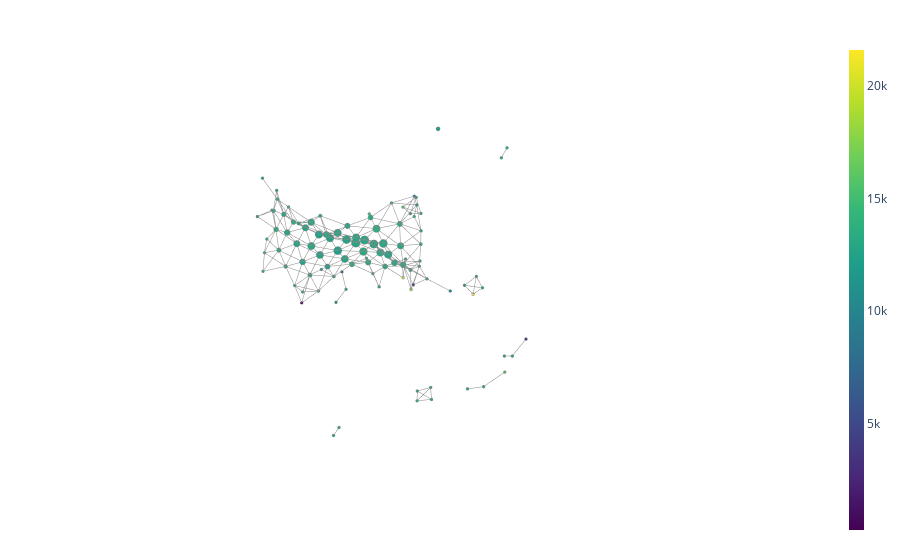

The notebook cell this image was saved under:
### Code cell
fig = plot_static_mapper_graph(pipe, embeddingsF, layout_dim=3)
fig.show(config={'scrollZoom': True})

### Figure 1 — Plotly figure (JSON) as saved in the notebook; plotly's stock layout.template omitted (floating-point values rounded to 4 significant figures; data arrays with more than 128 entries replaced by an {"elided": "..."} marker saying what was removed)
{"data": [{"hoverinfo": "none", "line": {"color": "#888", "width": 1}, "mode": "lines", "name": "edge_trace", "type": "scatter3d", "uid": "f9b85476-0bd2-4b2b-89c0-a594245cf64a", "x": {"elided": "792 float values"}, "y": {"elided": "792 float values"}, "z": {"elided": "792 float values"}}, {"hoverinfo": "text", "hoverlabel": {"bgcolor": ["#25a485", "#209b89", "#21a088", "#209f88", "#25a485", "#29a982", "#28a982", "#2bac80", "#28a882", "#26a684", "#28a883", "#27a783", "#25a485", "#22a187", "#21a087", "#21a088", "#24a386", "#28a883", "#24a485", "#27a883", "#29aa81", "#26a684", "#29a982", "#26a684", "#2cad80", "#27a783", "#24a386", "#21a187", "#24a386", "#21a187", "#27a783", "#2bab80", "#2bab80", "#28a883", "#28a883", "#27a883", "#21968a", "#27a783", "#24a386", "#26a684", "#27a883", "#21a187", "#25a584", "#27a783", "#30b17d", "#24a485", "#1f9d89", "#21a187", "#25a584", "#21a187", "#29a982", "#24a485", "#27a783", "#25a585", "#25848e", "#27a783", "#24a386", "#209f89", "#22918b", "#25a585", "#21978a", "#25a585", "#22928b", "#209f88", "#2cad7f", "#28a982", "#28a982", "#28a882", "#24a485", "#25a585", "#28a883", "#24a485", "#22a187", "#2dae7f", "#440154", "#21a088", "#24a386", "#23a386", "#2bac80", "#23908c", "#21978a", "#33b57b", "#2dad7f", "#23a286", "#21978a", "#25a485", "#25a584", "#25858d", "#21958b", "#29a982", "#2aaa81", "#404386", "#45337e", "#25858d", "#40bb73", "#22918b", "#33628d", "#2b768e", "#2bab81", "#8ad446", "#d2e229", "#47be6e", "#4dc16b", "#fde725"]}, "hovertext": ["Node ID: 0<br>Pullback set label: 44<br>Partial cluster label: 0<br>Node size: 1397<br>Summary statistic: 12700.0", "Node ID: 1<br>Pullback set label: 54<br>Partial cluster label: 0<br>Node size: 737<br>Summary statistic: 11900.0", "Node ID: 2<br>Pullback set label: 43<br>Partial cluster label: 0<br>Node size: 1743<br>Summary statistic: 12300.0", "Node ID: 3<br>Pullback set label: 81<br>Partial cluster label: 0<br>Node size: 419<br>Summary statistic: 12200.0", "Node ID: 4<br>Pullback set label: 33<br>Partial cluster label: 0<br>Node size: 2009<br>Summary statistic: 12700.0", "Node ID: 5<br>Pullback set label: 34<br>Partial cluster label: 0<br>Node size: 1605<br>Summary statistic: 13200.0", "Node ID: 6<br>Pullback set label: 35<br>Partial cluster label: 0<br>Node size: 860<br>Summary statistic: 13100.0", "Node ID: 7<br>Pullback set label: 45<br>Partial cluster label: 0<br>Node size: 747<br>Summary statistic: 13400.0", "Node ID: 8<br>Pullback set label: 30<br>Partial cluster label: 0<br>Node size: 1039<br>Summary statistic: 13100.0", "Node ID: 9<br>Pullback set label: 31<br>Partial cluster label: 0<br>Node size: 1524<br>Summary statistic: 12900.0", "Node ID: 10<br>Pullback set label: 26<br>Partial cluster label: 0<br>Node size: 1491<br>Summary statistic: 13000.0", "Node ID: 11<br>Pullback set label: 27<br>Partial cluster label: 0<br>Node size: 709<br>Summary statistic: 13000.0", "Node ID: 12<br>Pullback set label: 32<br>Partial cluster label: 0<br>Node size: 1828<br>Summary statistic: 12700.0", "Node ID: 13<br>Pullback set label: 42<br>Partial cluster label: 0<br>Node size: 1595<br>Summary statistic: 12500.0", "Node ID: 14<br>Pullback set label: 68<br>Partial cluster label: 0<br>Node size: 201<br>Summary statistic: 12300.0", "Node ID: 15<br>Pullback set label: 76<br>Partial cluster label: 0<br>Node size: 190<br>Summary statistic: 12300.0", "Node ID: 16<br>Pullback set label: 61<br>Partial cluster label: 0<br>Node size: 935<br>Summary statistic: 12600.0", "Node ID: 17<br>Pullback set label: 71<br>Partial cluster label: 0<br>Node size: 638<br>Summary statistic: 13100.0", "Node ID: 18<br>Pullback set label: 17<br>Partial cluster label: 0<br>Node size: 1504<br>Summary statistic: 12700.0", "Node ID: 19<br>Pullback set label: 18<br>Partial cluster label: 0<br>Node size: 986<br>Summary statistic: 13000.0", "Node ID: 20<br>Pullback set label: 46<br>Partial cluster label: 0<br>Node size: 45<br>Summary statistic: 13200.0", "Node ID: 21<br>Pullback set label: 24<br>Partial cluster label: 0<br>Node size: 1911<br>Summary statistic: 12900.0", "Node ID: 22<br>Pullback set label: 8<br>Partial cluster label: 0<br>Node size: 781<br>Summary statistic: 13200.0", "Node ID: 23<br>Pullback set label: 9<br>Partial cluster label: 0<br>Node size: 1123<br>Summary statistic: 12900.0", "Node ID: 24<br>Pullback set label: 15<br>Partial cluster label: 0<br>Node size: 1463<br>Summary statistic: 13500.0", "Node ID: 25<br>Pullback set label: 16<br>Partial cluster label: 0<br>Node size: 1718<br>Summary statistic: 13000.0", "Node ID: 26<br>Pullback set label: 25<br>Partial cluster label: 0<br>Node size: 1808<br>Summary statistic: 12600.0", "Node ID: 27<br>Pullback set label: 53<br>Partial cluster label: 0<br>Node size: 1375<br>Summary statistic: 12400.0", "Node ID: 28<br>Pullback set label: 63<br>Partial cluster label: 0<br>Node size: 945<br>Summary statistic: 12600.0", "Node ID: 29<br>Pullback set label: 39<br>Partial cluster label: 0<br>Node size: 317<br>Summary statistic: 12400.0", "Node ID: 30<br>Pullback set label: 40<br>Partial cluster label: 0<br>Node size: 1213<br>Summary statistic: 12900.0", "Node ID: 31<br>Pullback set label: 49<br>Partial cluster label: 0<br>Node size: 214<br>Summary statistic: 13400.0", "Node ID: 32<br>Pullback set label: 50<br>Partial cluster label: 0<br>Node size: 634<br>Summary statistic: 13400.0", "Node ID: 33<br>Pullback set label: 2<br>Partial cluster label: 0<br>Node size: 30<br>Summary statistic: 13000.0", "Node ID: 34<br>Pullback set label: 3<br>Partial cluster label: 0<br>Node size: 30<br>Summary statistic: 13000.0", "Node ID: 35<br>Pullback set label: 48<br>Partial cluster label: 0<br>Node size: 102<br>Summary statistic: 13000.0", "Node ID: 36<br>Pullback set label: 58<br>Partial cluster label: 0<br>Node size: 31<br>Summary statistic: 11500.0", "Node ID: 37<br>Pullback set label: 10<br>Partial cluster label: 0<br>Node size: 821<br>Summary statistic: 13000.0", "Node ID: 38<br>Pullback set label: 11<br>Partial cluster label: 0<br>Node size: 351<br>Summary statistic: 12600.0", "Node ID: 39<br>Pullback set label: 29<br>Partial cluster label: 0<br>Node size: 320<br>Summary statistic: 12900.0", "Node ID: 40<br>Pullback set label: 52<br>Partial cluster label: 0<br>Node size: 1431<br>Summary statistic: 13000.0", "Node ID: 41<br>Pullback set label: 41<br>Partial cluster label: 0<br>Node size: 1525<br>Summary statistic: 12400.0", "Node ID: 42<br>Pullback set label: 62<br>Partial cluster label: 0<br>Node size: 1104<br>Summary statistic: 12800.0", "Node ID: 43<br>Pullback set label: 19<br>Partial cluster label: 0<br>Node size: 392<br>Summary statistic: 13000.0", "Node ID: 44<br>Pullback set label: 20<br>Partial cluster label: -1<br>Node size: 9<br>Summary statistic: 13900.0", "Node ID: 45<br>Pullback set label: 51<br>Partial cluster label: 0<br>Node size: 1121<br>Summary statistic: 12700.0", "Node ID: 46<br>Pullback set label: 38<br>Partial cluster label: 0<br>Node size: 195<br>Summary statistic: 12000.0", "Node ID: 47<br>Pullback set label: 55<br>Partial cluster label: 0<br>Node size: 277<br>Summary statistic: 12400.0", "Node ID: 48<br>Pullback set label: 72<br>Partial cluster label: 0<br>Node size: 521<br>Summary statistic: 12800.0", "Node ID: 49<br>Pullback set label: 73<br>Partial cluster label: 0<br>Node size: 409<br>Summary statistic: 12400.0", "Node ID: 50<br>Pullback set label: 14<br>Partial cluster label: 0<br>Node size: 692<br>Summary statistic: 13200.0", "Node ID: 51<br>Pullback set label: 22<br>Partial cluster label: 0<br>Node size: 811<br>Summary statistic: 12700.0", "Node ID: 52<br>Pullback set label: 23<br>Partial cluster label: 0<br>Node size: 1523<br>Summary statistic: 13000.0", "Node ID: 53<br>Pullback set label: 60<br>Partial cluster label: 0<br>Node size: 642<br>Summary statistic: 12800.0", "Node ID: 54<br>Pullback set label: 48<br>Partial cluster label: -1<br>Node size: 7<br>Summary statistic: 9960.0", "Node ID: 55<br>Pullback set label: 47<br>Partial cluster label: 0<br>Node size: 127<br>Summary statistic: 13000.0", "Node ID: 56<br>Pullback set label: 74<br>Partial cluster label: 0<br>Node size: 201<br>Summary statistic: 12600.0", "Node ID: 57<br>Pullback set label: 64<br>Partial cluster label: 0<br>Node size: 484<br>Summary statistic: 12200.0", "Node ID: 58<br>Pullback set label: 65<br>Partial cluster label: -1<br>Node size: 10<br>Summary statistic: 11100.0", "Node ID: 59<br>Pullback set label: 70<br>Partial cluster label: 0<br>Node size: 399<br>Summary statistic: 12800.0", "Node ID: 60<br>Pullback set label: 58<br>Partial cluster label: 1<br>Node size: 35<br>Summary statistic: 11600.0", "Node ID: 61<br>Pullback set label: 59<br>Partial cluster label: 0<br>Node size: 253<br>Summary statistic: 12800.0", "Node ID: 62<br>Pullback set label: 0<br>Partial cluster label: -1<br>Node size: 25<br>Summary statistic: 11100.0", "Node ID: 63<br>Pullback set label: 1<br>Partial cluster label: 0<br>Node size: 228<br>Summary statistic: 12200.0", "Node ID: 64<br>Pullback set label: 78<br>Partial cluster label: 0<br>Node size: 157<br>Summary statistic: 13600.0", "Node ID: 65<br>Pullback set label: 79<br>Partial cluster label: 0<br>Node size: 171<br>Summary statistic: 13100.0", "Node ID: 66<br>Pullback set label: 2<br>Partial cluster label: 1<br>Node size: 282<br>Summary statistic: 13100.0", "Node ID: 67<br>Pullback set label: 3<br>Partial cluster label: 1<br>Node size: 182<br>Summary statistic: 13100.0", "Node ID: 68<br>Pullback set label: 69<br>Partial cluster label: 0<br>Node size: 71<br>Summary statistic: 12700.0", "Node ID: 69<br>Pullback set label: 21<br>Partial cluster label: 0<br>Node size: 149<br>Summary statistic: 12800.0", "Node ID: 70<br>Pullback set label: 80<br>Partial cluster label: 0<br>Node size: 50<br>Summary statistic: 13000.0", "Node ID: 71<br>Pullback set label: 12<br>Partial cluster label: 0<br>Node size: 46<br>Summary statistic: 12700.0", "Node ID: 72<br>Pullback set label: 4<br>Partial cluster label: 0<br>Node size: 107<br>Summary statistic: 12400.0", "Node ID: 73<br>Pullback set label: 65<br>Partial cluster label: 0<br>Node size: 95<br>Summary statistic: 13600.0", "Node ID: 74<br>Pullback set label: 75<br>Partial cluster label: -1<br>Node size: 1<br>Summary statistic: 279.0", "Node ID: 75<br>Pullback set label: 75<br>Partial cluster label: 0<br>Node size: 52<br>Summary statistic: 12300.0", "Node ID: 76<br>Pullback set label: 5<br>Partial cluster label: 0<br>Node size: 59<br>Summary statistic: 12600.0", "Node ID: 77<br>Pullback set label: 6<br>Partial cluster label: 0<br>Node size: 40<br>Summary statistic: 12600.0", "Node ID: 78<br>Pullback set label: 46<br>Partial cluster label: 1<br>Node size: 38<br>Summary statistic: 13500.0", "Node ID: 79<br>Pullback set label: 28<br>Partial cluster label: 0<br>Node size: 31<br>Summary statistic: 10900.0", "Node ID: 80<br>Pullback set label: 36<br>Partial cluster label: 0<br>Node size: 91<br>Summary statistic: 11600.0", "Node ID: 81<br>Pullback set label: 7<br>Partial cluster label: 0<br>Node size: 238<br>Summary statistic: 14300.0", "Node ID: 82<br>Pullback set label: 57<br>Partial cluster label: 0<br>Node size: 80<br>Summary statistic: 13600.0", "Node ID: 83<br>Pullback set label: 67<br>Partial cluster label: -1<br>Node size: 4<br>Summary statistic: 12500.0", "Node ID: 84<br>Pullback set label: 49<br>Partial cluster label: -1<br>Node size: 3<br>Summary statistic: 11600.0", "Node ID: 85<br>Pullback set label: 56<br>Partial cluster label: 0<br>Node size: 51<br>Summary statistic: 12700.0", "Node ID: 86<br>Pullback set label: 57<br>Partial cluster label: 1<br>Node size: 51<br>Summary statistic: 12800.0", "Node ID: 87<br>Pullback set label: 77<br>Partial cluster label: -1<br>Node size: 16<br>Summary statistic: 9990.0", "Node ID: 88<br>Pullback set label: 78<br>Partial cluster label: -1<br>Node size: 11<br>Summary statistic: 11400.0", "Node ID: 89<br>Pullback set label: 66<br>Partial cluster label: 0<br>Node size: 46<br>Summary statistic: 13200.0", "Node ID: 90<br>Pullback set label: 67<br>Partial cluster label: 0<br>Node size: 47<br>Summary statistic: 13300.0", "Node ID: 91<br>Pullback set label: 11<br>Partial cluster label: -1<br>Node size: 2<br>Summary statistic: 4610.0", "Node ID: 92<br>Pullback set label: 69<br>Partial cluster label: -1<br>Node size: 1<br>Summary statistic: 3420.0", "Node ID: 93<br>Pullback set label: 3<br>Partial cluster label: -1<br>Node size: 5<br>Summary statistic: 10000.0", "Node ID: 94<br>Pullback set label: 13<br>Partial cluster label: -1<br>Node size: 8<br>Summary statistic: 15000.0", "Node ID: 95<br>Pullback set label: 37<br>Partial cluster label: -1<br>Node size: 2<br>Summary statistic: 11000.0", "Node ID: 96<br>Pullback set label: 39<br>Partial cluster label: -1<br>Node size: 1<br>Summary statistic: 6930.0", "Node ID: 97<br>Pullback set label: 1<br>Partial cluster label: -1<br>Node size: 1<br>Summary statistic: 8650.0", "Node ID: 98<br>Pullback set label: 7<br>Partial cluster label: -1<br>Node size: 1<br>Summary statistic: 13400.0", "Node ID: 99<br>Pullback set label: 4<br>Partial cluster label: -1<br>Node size: 4<br>Summary statistic: 17800.0", "Node ID: 100<br>Pullback set label: 28<br>Partial cluster label: -1<br>Node size: 2<br>Summary statistic: 20200.0", "Node ID: 101<br>Pullback set label: 12<br>Partial cluster label: -1<br>Node size: 1<br>Summary statistic: 15300.0", "Node ID: 102<br>Pullback set label: 36<br>Partial cluster label: -1<br>Node size: 1<br>Summary statistic: 15500.0", "Node ID: 103<br>Pullback set label: 59<br>Partial cluster label: -1<br>Node size: 1<br>Summary statistic: 21600.0"], "marker": {"color": [12730.0, 11900.0, 12290.0, 12230.0, 12730.0, 13180.0, 13150.0, 13420.0, 13090.0, 12860.0, 13040.0, 12950.0, 12740.0, 12450.0, 12350.0, 12340.0, 12630.0, 13060.0, 12660.0, 13040.0, 13240.0, 12890.0, 13180.0, 12930.0, 13520.0, 12980.0, 12630.0, 12370.0, 12630.0, 12380.0, 12940.0, 13390.0, 13380.0, 13040.0, 13040.0, 13040.0, 11490.0, 13010.0, 12610.0, 12920.0, 13030.0, 12390.0, 12820.0, 13000.0, 13930.0, 12690.0, 12050.0, 12370.0, 12800.0, 12380.0, 13190.0, 12710.0, 12980.0, 12780.0, 9960.0, 12980.0, 12620.0, 12180.0, 11050.0, 12760.0, 11550.0, 12760.0, 11100.0, 12200.0, 13560.0, 13140.0, 13140.0, 13120.0, 12700.0, 12760.0, 13050.0, 12660.0, 12420.0, 13600.0, 279, 12340.0, 12640.0, 12590.0, 13470.0, 10940.0, 11570.0, 14270.0, 13580.0, 12520, 11560.0, 12720.0, 12810.0, 9993.0, 11360.0, 13190.0, 13270.0, 4612.0, 3423, 10000.0, 14950.0, 11030.0, 6933, 8653, 13382, 17800.0, 20178, 15257, 15494, 21602], "colorbar": {"thickness": 15, "title": {"side": "right", "text": ""}, "xanchor": "left"}, "colorscale": [[0, "#440154"], [0.1111, "#482878"], [0.2222, "#3e4989"], [0.3333, "#31688e"], [0.4444, "#26828e"], [0.5556, "#1f9e89"], [0.6667, "#35b779"], [0.7778, "#6ece58"], [0.8889, "#b5de2b"], [1, "#fde725"]], "line": {"color": "#888", "width": 1}, "opacity": 1, "reversescale": false, "showscale": true, "size": [1397, 737, 1743, 419, 2009, 1605, 860, 747, 1039, 1524, 1491, 709, 1828, 1595, 201, 190, 935, 638, 1504, 986, 45, 1911, 781, 1123, 1463, 1718, 1808, 1375, 945, 317, 1213, 214, 634, 30, 30, 102, 31, 821, 351, 320, 1431, 1525, 1104, 392, 9, 1121, 195, 277, 521, 409, 692, 811, 1523, 642, 7, 127, 201, 484, 10, 399, 35, 253, 25, 228, 157, 171, 282, 182, 71, 149, 50, 46, 107, 95, 1, 52, 59, 40, 38, 31, 91, 238, 80, 4, 3, 51, 51, 16, 11, 46, 47, 2, 1, 5, 8, 2, 1, 1, 1, 4, 2, 1, 1, 1], "sizemin": 4, "sizemode": "area", "sizeref": 27.9}, "mode": "markers", "name": "node_trace", "type": "scatter3d", "uid": "86c43aa2-64e1-442c-aee6-286029e3c8eb", "x": [0.8201, 1.443, 1.26, -7.297, 0.6394, 0.1657, -0.1519, 0.276, 2.674, 1.88, -0.1956, -0.4858, 1.317, 1.595, -3.54, -3.848, 2.842, 2.822, 0.2855, -0.2043, -0.8344, 0.9523, 0.2334, 0.3539, 0.9395, 0.6635, 0.3036, 1.785, 2.46, 3.406, 2.648, 3.103, 2.964, -7.416, -7.669, -6.845, -6.442, 0.2731, -0.3399, 2.807, 2.258, 2.298, 2.428, -0.8592, -1.727, 2.32, -2.608, 1.155, 3.083, 3.016, 1.305, 2.042, 1.622, 2.769, -1.7, -7.194, 3.037, 2.172, 1.157, 2.749, 3.351, 2.987, -0.3327, -0.13, 2.946, 3.486, -0.2693, 0.01162, 2.468, 3.171, 4.001, -1.317, -0.2915, 2.13, 3.112, 2.451, 1.959, 2.843, -7.292, -0.1782, -0.4543, 0.2285, 3.83, 4.532, -7.286, -1.106, -1.598, 2.281, 3.139, -0.9593, -0.4994, 0.7816, -4.232, -0.7557, 1.992, -7.123, -2.847, -0.7656, 0.2964, 0.4455, -1.175, 0.9048, -6.575, -6.802], "y": [-1.12, -1.733, -1.039, -2.651, -0.4204, -0.4686, -0.5328, -1.282, 0.149, -0.1033, 0.3531, 0.3307, -0.2282, -1.103, 6.21, 5.537, -2.685, -3.665, 1.431, 1.31, -1.471, 0.6146, 2.177, 2.331, 1.448, 1.551, 0.4845, -1.774, -2.3, -0.753, -0.9267, -1.857, -1.84, 1.908, 1.433, 1.523, 0.5208, 2.406, 2.244, 0.03742, -1.71, -0.9397, -2.648, 1.183, 0.4865, -1.918, -5.737, -1.676, -3.252, -2.962, 1.524, 0.8487, 0.8637, -2.872, -5.65, -3.794, -2.356, -2.242, -2.689, -3.766, -3.257, -2.875, 2.643, 3.109, -4.462, -3.931, 2.965, 3.157, -3.697, 0.9854, -3.433, 1.897, 3.345, -1.722, -1.815, -2.655, 8.623, 8.529, -4.295, 0.1849, -0.5774, 1.685, 1.261, 1.741, 0.6765, 1.97, 2.508, -4.694, -4.657, 3.181, 2.549, 3.552, 6.429, 4.354, 2.268, -4.624, -6.322, 2.065, 3.125, 3.073, 0.8772, 8.817, -4.701, 0.9099], "z": [-0.5422, -0.9797, 0.1544, 3.433, 0.5849, -0.1231, -0.9132, -1.17, 2.096, 1.751, 0.02429, -0.9123, 1.128, 0.9559, -4.943, -5.556, 1.113, 0.8774, 0.5902, -0.1293, -1.4, 1.295, 2.452, 1.47, 2.207, 1.39, 0.7583, -0.1797, -0.5041, 2.571, 2.266, 2.834, 2.04, 3.627, 2.886, -4.747, -4.87, 0.4967, -0.1562, 3.008, 0.5509, 1.501, 0.3522, -0.6669, -0.9722, 1.463, -6.362, -1.677, 0.01137, -0.8165, 2.924, 2.545, 1.807, 1.966, -6.841, -2.087, -1.636, -1.376, -1.728, 1.809, 3.827, 2.81, 3.319, 2.339, 0.06369, -0.2544, 1.559, 0.6255, 2.785, 2.675, -0.8576, -0.2667, -0.0996, -2.101, -2.358, -2.462, -1.581, -1.15, -1.229, -2.044, -1.746, 3.273, -8.24, -7.884, -4.574, -8.633, -8.33, 1.323, 1.314, -8.306, -8.534, 0.2025, -4.122, -0.4975, 3.631, -2.38, -5.451, 3.377, 3.194, -0.4535, -1.644, -1.376, -1.767, -5.485]}], "layout": {"autosize": false, "hovermode": "closest", "margin": {"b": 20, "l": 5, "r": 5, "t": 40}, "scene": {"xaxis": {"showbackground": false, "showgrid": false, "showline": false, "showticklabels": false, "title": {"text": ""}, "zeroline": false}, "yaxis": {"showbackground": false, "showgrid": false, "showline": false, "showticklabels": false, "title": {"text": ""}, "zeroline": false}, "zaxis": {"showbackground": false, "showgrid": false, "showline": false, "showticklabels": false, "title": {"text": ""}, "zeroline": false}}, "showlegend": false, "title": {"text": ""}}}
